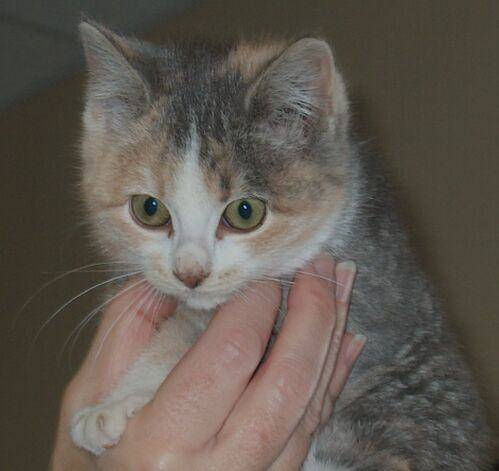
#> input picture datasets/animals/cats/cats_00008.jpg, 499 x 471 px
$ python knn.py --dataset ../datasets/animals/cats
#> lines starting #> are read from the running program, lines starting #| are printed output that depends on the picture
### datatreatment/datasets/simpledatasetloader.py
#Load small image datasets that can fit into memory
#Return Images (raw pixels intensities)and labels

import numpy as np
import cv2
import os

class SimpleDataSetLoader:
    def __init__(self, preprocessors=None):
        #store image preprocessor
        self.preprocessors = preprocessors

        #if emptu, initialize as empty list
        if self.preprocessors is None:
            self.preprocessors=[]

    def load(self, imagePaths, verbose=1):
#> called with verbose = 500
        data=[] #list of features
        labels=[]

        for (i, imagePath) in enumerate(imagePaths):
            #load image and extract the class
            #path/{class}/image.jpg
            image = cv2.imread(imagePath)
#> image is the input picture: shape (471, 499, 3); mean B, G, R 81, 89, 96.6
            label = imagePath.split(os.path.sep)[-2]

            if self.preprocessors is not None:
                #apply each preprocessors
                for p in self.preprocessors:
                    image = p.preprocess(image)
#> this loop made 1 pass
#> pass 1, in load, `image = p.preprocess(image)`:
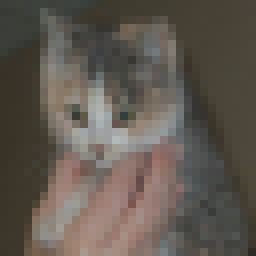
#> image: shape (32, 32, 3) (shown 8 times larger); mean B, G, R 81, 89, 96.6

            data.append(image)
            labels.append(label)

            size = len(imagePaths)
            if verbose>0 and i>0 and (i+1)%verbose == 0:
                print("processando {}/{}".format(i+1, size))
#> pass 2 of the loop in load, `for (i, imagePath) in enumerate(imagePaths):`:
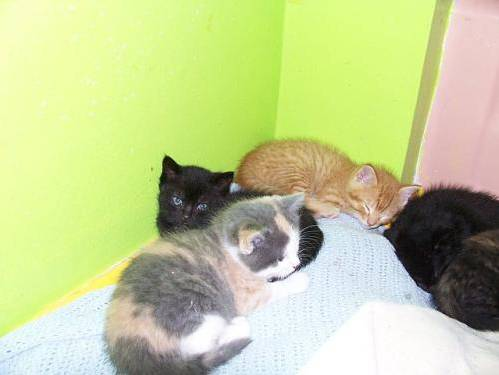
#> input picture datasets/animals/cats/cats_00043.jpg, 499 x 375 px
#> in load, image is the input picture: shape (375, 499, 3); mean B, G, R 149.8, 205.8, 195.4
#> the loop in load, `for p in self.preprocessors:` made 1 pass
#> pass 1, in load, `image = p.preprocess(image)`:
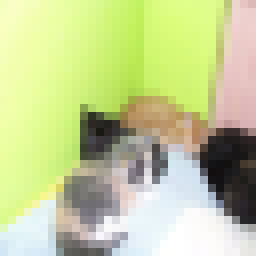
#> image: shape (32, 32, 3) (shown 8 times larger); mean B, G, R 149.8, 205.8, 195.4

        return (np.array(data), np.array(labels))

### datatreatment/preprocessing/simplepreprocessor.py
#load image and resize to a fixed size ignoring the aspect ratio

#For KNN: all images should have fixed feature vector size (identical size)

import cv2

class SimplePreprocessor:
    def __init__(self, width, height, inter=cv2.INTER_AREA):
       #store target image size and interpolation
       self.width = width
       self.height = height
       self.inter = inter #control the interpolation algorithm.


    def preprocess(self, image):
        return cv2.resize(image, (self.width, self.height), interpolation=self.inter)

### Z_01_KNN/knn.py
from sklearn.neighbors import KNeighborsClassifier
from sklearn.preprocessing import LabelEncoder
from sklearn.model_selection import train_test_split
from sklearn.metrics import classification_report
from datatreatment.datasets.simpledatasetloader import SimpleDataSetLoader
from datatreatment.preprocessing.simplepreprocessor import SimplePreprocessor
from imutils import paths
import argparse

#--dataset
ap = argparse.ArgumentParser()
ap.add_argument("-d", "--dataset", required=True,help="path to input dataset")
ap.add_argument("-k", "--neighbors", type=int, default=1,help="# of nearest neighbors for classification")
ap.add_argument("-j", "--jobs", type=int, default=-1, help="# of jobs for k-NN distance (-1 uses all available cores)")
args = vars(ap.parse_args())

print("[INFO] cargando imagenes...")
imagePaths = list(paths.list_images(args["dataset"]))

#preprocessor
sp = SimplePreprocessor(32,32)
sdl = SimpleDataSetLoader(preprocessors=[sp])
(data,labels) = sdl.load(imagePaths, 500)

data = data.reshape((data.shape[0], 3072)) #np array
#tipo psd 3000 *32 *32* 3 => 3000, 3072
print("[INFO] tamanho matriz: {:.1f}MB".format(data.nbytes / (1024 * 1000.0)))
#| [INFO] tamanho matriz: 0.0MB
# tamanho do array para MB

#discretização
le = LabelEncoder()
labels = le.fit_transform(labels)
#> labels = [0, 0]

#divisão do dataset
(trainX, testX, trainY, testY) = train_test_split(data, labels, test_size=0.25, random_state=42)
#> trainY = [0]; testY = [0]

#KNN
model = KNeighborsClassifier(n_neighbors=args["neighbors"], n_jobs=args["jobs"])
model.fit(trainX, trainY)
print(classification_report(testY, model.predict(testX), target_names=le.classes_))
#|               precision    recall  f1-score   support
#|         cats       1.00      1.00      1.00         1
#|     accuracy                           1.00         1
#|    macro avg       1.00      1.00      1.00         1
#| weighted avg       1.00      1.00      1.00         1
